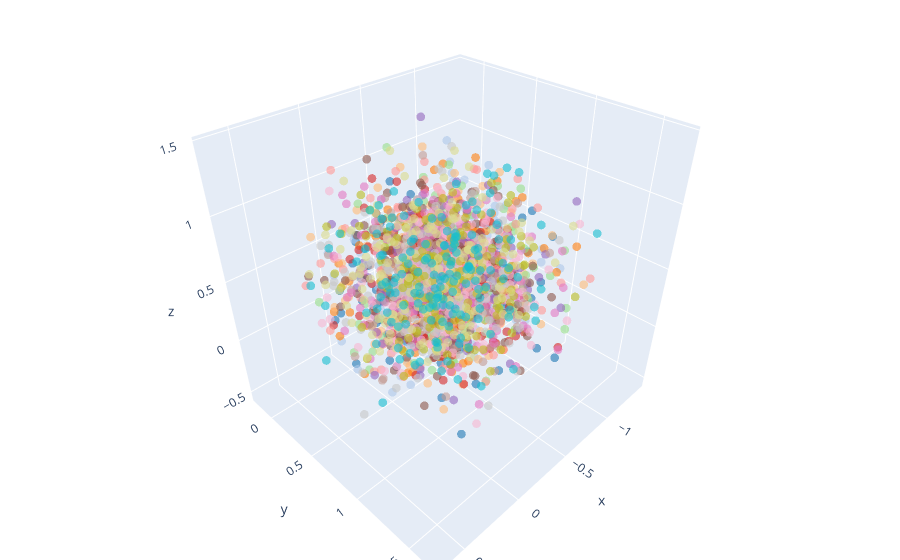

Notebook cell for this chart:
### Markdown cell above
Test the point cloud viz inside a notebook:

### Code cell
tokens = torch.rand((16,32,152))
show_pca_point_cloud(tokens)

### Figure 1 — Plotly figure (JSON) as saved in the notebook; plotly's stock layout.template omitted (floating-point values rounded to 4 significant figures; data arrays with more than 128 entries replaced by an {"elided": "..."} marker saying what was removed)
{"data": [{"marker": {"color": {"elided": "2432x3 int values"}, "opacity": 0.6, "size": 3}, "mode": "markers", "type": "scatter3d", "x": {"elided": "2432 float values"}, "y": {"elided": "2432 float values"}, "z": {"elided": "2432 float values"}}], "layout": {"margin": {"b": 0, "l": 0, "r": 0, "t": 0}}}
